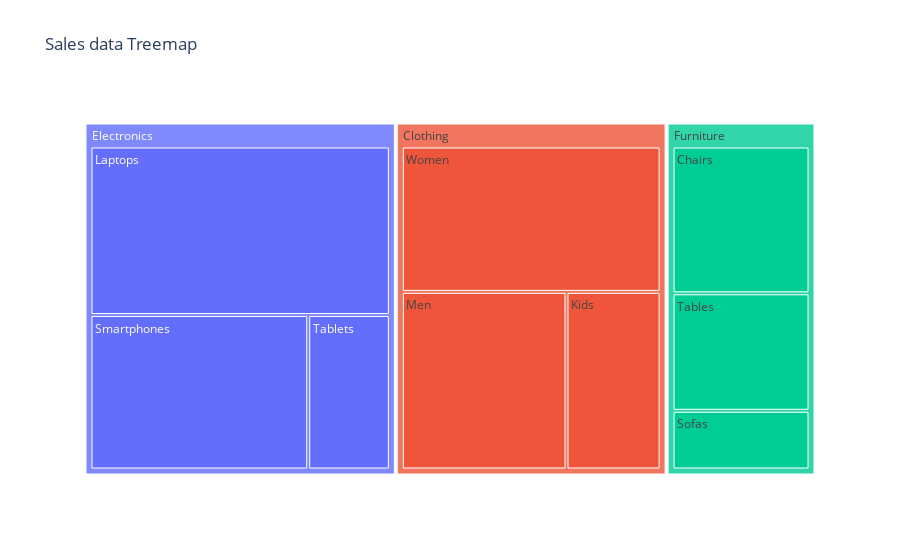

Source (notebook cell):
### Code cell
import pandas as pd
import plotly.express as px

data = {
    'Category':['Electronics','Electronics','Electronics',
                'Furniture','Furniture','Furniture',
                'Clothing','Clothing','Clothing',
               ],
    'Subcategory':['Laptops', 'Smartphones', 'Tablets', 
                    'Chairs', 'Tables', 'Sofas', 
                    'Men', 'Women', 'Kids'],
    'Sales': [120000, 80000, 30000, 
              50000, 40000, 20000, 
              70000, 90000, 40000]
}

df = pd.DataFrame(data)
fig=px.treemap(
                df,
                path=['Category','Subcategory'],
                values='Sales',
                title='Sales data Treemap'
    
)
fig.show()

### Figure 1 — Plotly figure (JSON) as saved in the notebook; plotly's stock layout.template omitted (floating-point values rounded to 4 significant figures)
{"data": [{"branchvalues": "total", "domain": {"x": [0, 1], "y": [0, 1]}, "hovertemplate": "labels=%{label}<br>Sales=%{value}<br>parent=%{parent}<br>id=%{id}<extra></extra>", "ids": ["Furniture/Chairs", "Clothing/Kids", "Electronics/Laptops", "Clothing/Men", "Electronics/Smartphones", "Furniture/Sofas", "Furniture/Tables", "Electronics/Tablets", "Clothing/Women", "Clothing", "Electronics", "Furniture"], "labels": ["Chairs", "Kids", "Laptops", "Men", "Smartphones", "Sofas", "Tables", "Tablets", "Women", "Clothing", "Electronics", "Furniture"], "name": "", "parents": ["Furniture", "Clothing", "Electronics", "Clothing", "Electronics", "Furniture", "Furniture", "Electronics", "Clothing", "", "", ""], "type": "treemap", "values": [50000, 40000, 120000, 70000, 80000, 20000, 40000, 30000, 90000, 200000, 230000, 110000]}], "layout": {"legend": {"tracegroupgap": 0}, "title": {"text": "Sales data Treemap"}}}
